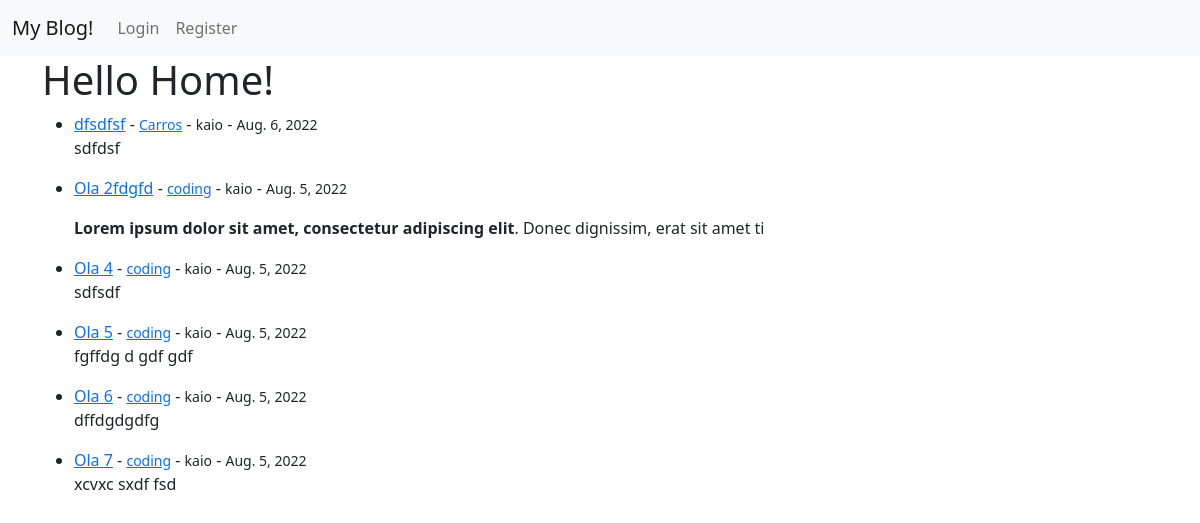
The page / on the database its author committed.
### theblog/models.py (models this page shows, shortened)
class Post(models.Model):
  title = models.CharField(max_length=255)
  title_tag = models.CharField(max_length=255, default="Blog Post")
  author = models.ForeignKey(User, on_delete=models.CASCADE)
  body = models.TextField()
  create = models.DateField(auto_now_add=True)
  category = models.CharField(max_length=255, default='coding')

### theblog/views.py (the view)
# urls.py: path('', views.HomeView.as_view(), name='home'),
class HomeView(ListView):
  model = Post
  template_name = 'theblog/home.html'
  context_object_name = 'posts'
  ordering = ['-create']

### theblog/templates/theblog/home.html
{% extends 'base.html' %}
{% block content %}
<h1>Hello Home!</h1>
<ul>
  {% for post in posts %}
    <li>
      <a href="{% url 'detail_post' post.id %}">{{post.title}}</a>
      - <small><a href="{% url 'category' post.category %}">{{post.category}}</a></small>
      - <small>{{post.author}}</small>
      - <small>{{post.create}}</small>
    </li>
    <p>{{post.body|slice:":100"|safe}}</p>
  {% endfor %}
</ul>
{% endblock %}

### rows shown on the page
Post: title "dfsdfsf", category "Carros", author "kaio", create "Aug. 6, 2022", body "sdfdsf"
Post: title "Ola 2fdgfd", category "coding", author "kaio", create "Aug. 5, 2022", body "Lorem ipsum dolor sit amet, consectetur adipiscing elit . Donec dignissim, erat sit amet ti"
Post: title "Ola 4", category "coding", author "kaio", create "Aug. 5, 2022", body "sdfsdf"
Post: title "Ola 5", category "coding", author "kaio", create "Aug. 5, 2022", body "fgffdg d gdf gdf"
Post: title "Ola 6", category "coding", author "kaio", create "Aug. 5, 2022", body "dffdgdgdfg"
Post: title "Ola 7", category "coding", author "kaio", create "Aug. 5, 2022", body "xcvxc sxdf fsd"
